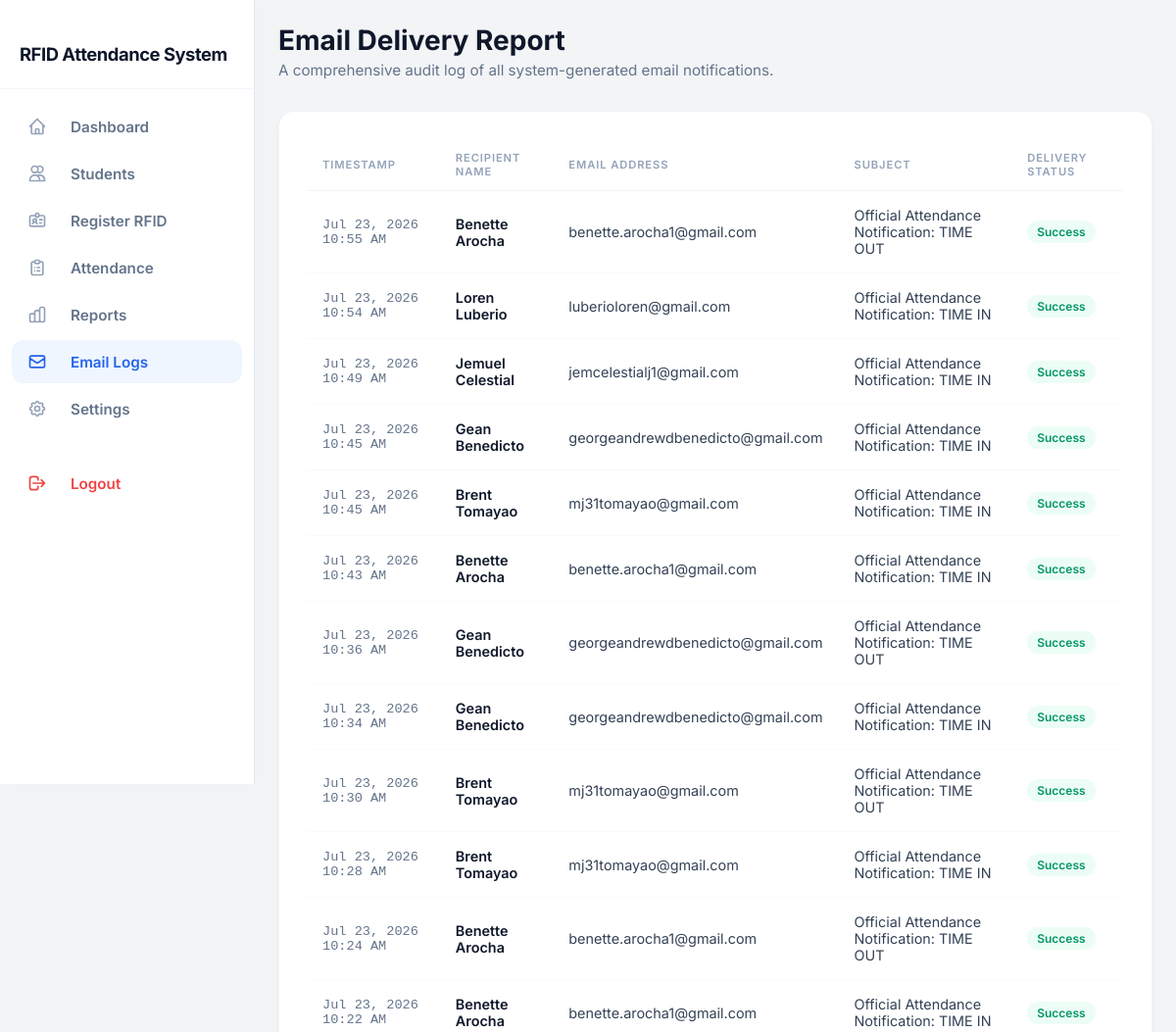
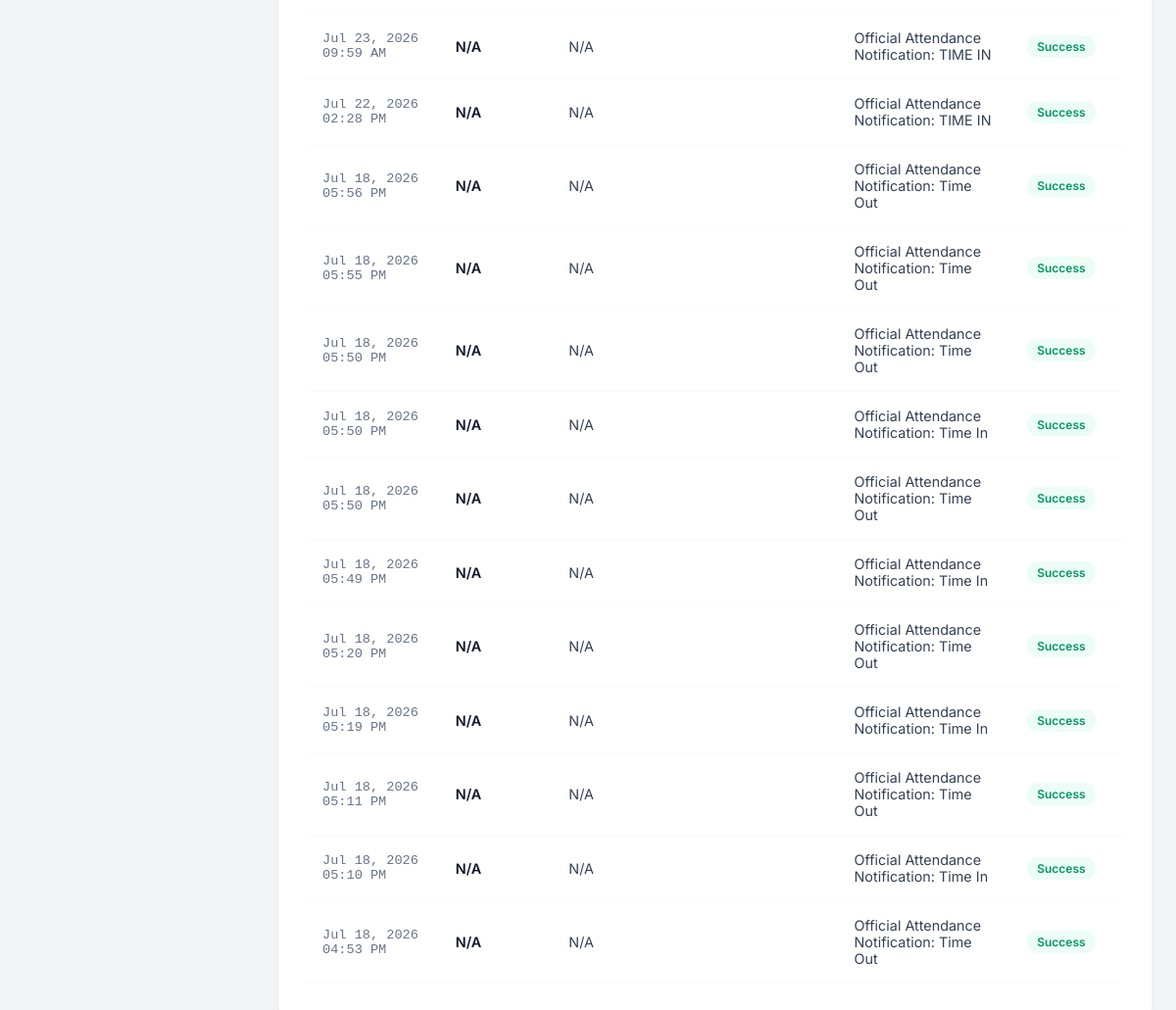
/admin/email_logs.php (signed in), run on the app's committed database (2 pictures, top to bottom).
### tables this page shows
CREATE TABLE `email_logs` (
  `id` int(11) NOT NULL,
  `student_id` int(11) NOT NULL,
  `email` varchar(100) DEFAULT NULL,
  `subject` varchar(255) NOT NULL,
  `message` text NOT NULL,
  `status` varchar(20) NOT NULL,
  `created_at` timestamp NOT NULL DEFAULT current_timestamp()
);

CREATE TABLE `students` (
  `id` int(11) NOT NULL,
  `student_id` varchar(30) NOT NULL,
  `fullname` varchar(150) NOT NULL,
  `course` varchar(100) DEFAULT NULL,
  `year` varchar(20) DEFAULT NULL,
  `section` varchar(20) DEFAULT NULL,
  `phone` varchar(20) DEFAULT NULL,
  `email` varchar(255) DEFAULT NULL,
  `rfid_uid` varchar(50) DEFAULT NULL,
  `photo` varchar(255) DEFAULT NULL,
  `created_at` timestamp NOT NULL DEFAULT current_timestamp()
);

### includes/functions.php (called while the page is built, shortened)
<?php
function h(mixed $value): string {
    return htmlspecialchars($value ?? '', ENT_QUOTES, 'UTF-8');
}

### admin/email_logs.php (the view, shortened to what this page needs)
<?php
require_once '../includes/functions.php';
global $conn;
$sql = "
    SELECT e.created_at, s.fullname, s.email, e.subject, e.status
    FROM email_logs e
    LEFT JOIN students s ON s.id = e.student_id
    ORDER BY e.created_at DESC
";
$result = mysqli_query($conn, $sql);
require_once '../includes/header.php';
require_once '../includes/sidebar.php';
?>
<div class="page-content">
    <div style="margin-bottom: 32px;">
        <h1 style="font-size: 1.75rem; font-weight: 700; color: var(--slate-900); margin: 0 0 4px 0;">Email Delivery Report</h1>
        <p style="color: var(--slate-500); font-size: 0.95rem; margin: 0;">A comprehensive audit log of all system-generated email notifications.</p>
    </div>
    <div class="clean-card">
        <div class="table-container">
            <table>
                <thead>
                    <tr>
                        <th>Timestamp</th>
                        <th>Recipient Name</th>
                        <th>Email Address</th>
                        <th>Subject</th>
                        <th>Delivery Status</th>
                    </tr>
                </thead>
                <tbody>
                    <?php while($row = mysqli_fetch_assoc($result)):
                        $statusClass = (strtolower($row['status']) === 'success') ? 'badge-success' : 'badge-failed';
                    ?>
                    <tr>
                        <td style="font-family: monospace; color: var(--slate-500); font-size: 0.85rem;">
                            <?= h(date('M d, Y h:i A', strtotime($row['created_at']))) ?>
                        </td>
                        <td style="font-weight: 600;">
                            <?= h($row['fullname'] ?? 'N/A') ?>
                        </td>
                        <td style="color: var(--slate-700);">
                            <?= h($row['email'] ?? 'N/A') ?>
                        </td>
                        <td style="color: var(--slate-700);">
                            <?= h($row['subject']) ?>
                        </td>
                        <td>
                            <span class="badge <?= $statusClass ?>"><?= h($row['status']) ?></span>
                        </td>
                    </tr>
                    <?php endwhile; ?>
                </tbody>
            </table>
        </div>
    </div>
</div>
<?php require_once '../includes/footer.php'; ?>

### assets/css/style.css (style rules this page uses)
:root { --primary: #4f46e5; --primary-dark: #4338ca; --success: #16a34a; --warning: #d97706; --danger: #dc2626; --bg: #f4f5fb; --card-bg: #ffffff; --text: #1f2937; --text-light: #6b7280; --border: #e5e7eb; --sidebar-bg: #1e1b4b; --sidebar-text: #c7d2fe; }
* { box-sizing: border-box; margin: 0; padding: 0; }
body { font-family: 'Segoe UI', Roboto, Arial, sans-serif; background: var(--bg); color: var(--text); }
table { width: 100%; border-collapse: collapse; font-size: 14px; }
th, td { text-align: left; padding: 10px 12px; border-bottom: 1px solid var(--border); }
th { color: var(--text-light); font-weight: 600; font-size: 12px; text-transform: uppercase; letter-spacing: 0.03em; }
.badge { padding: 3px 10px; border-radius: 20px; font-size: 12px; font-weight: 600; display: inline-block; }
.badge-success { background: #dcfce7; color: #166534; }

### includes/header.php (style rules this page uses)
body, html { margin: 0; padding: 0; overflow-x: hidden; font-family: 'Inter', sans-serif; background-color: #f3f4f6; }

### includes/sidebar.php (style rules this page uses)
:root { --slate-50: #f8fafc; --slate-100: #f1f5f9; --slate-200: #e2e8f0; --slate-300: #cbd5e1; --slate-400: #94a3b8; --slate-500: #64748b; --slate-700: #334155; --slate-800: #1e293b; --slate-900: #0f172a; --blue-500: #3b82f6; --blue-600: #2563eb; --red-500: #ef4444; }

### admin/email_logs.php (style rules this page uses)
:root { --slate-50: #f8fafc; --slate-100: #f1f5f9; --slate-200: #e2e8f0; --slate-300: #cbd5e1; --slate-400: #94a3b8; --slate-500: #64748b; --slate-700: #334155; --slate-800: #1e293b; --slate-900: #0f172a; --blue-500: #3b82f6; --blue-600: #2563eb; --emerald-600: #059669; --red-600: #dc2626; }
*, *::before, *::after { box-sizing: border-box; }
.page-content { flex: 1; min-width: 0; width: 100%; padding: 24px; display: flex; flex-direction: column; max-width: 1200px; margin: 0 auto; }
.clean-card { background: #ffffff; border-radius: 16px; padding: 28px; border: 1px solid var(--slate-100); box-shadow: 0 1px 3px rgba(0,0,0,0.04), 0 10px 20px -5px rgba(0,0,0,0.03); min-width: 0; }
.table-container { width: 100%; overflow-x: auto; padding-bottom: 12px; }
table { width: 100%; border-collapse: collapse; min-width: 700px; }
th { padding: 12px 16px; text-align: left; color: var(--slate-400); font-size: 0.7rem; text-transform: uppercase; letter-spacing: 0.08em; border-bottom: 1px solid var(--slate-100); font-weight: 600; }
td { padding: 16px; border-bottom: 1px solid var(--slate-50); color: var(--slate-900); font-size: 0.9rem; vertical-align: middle; }
.badge { display: inline-flex; align-items: center; padding: 4px 10px; border-radius: 9999px; font-size: 0.75rem; font-weight: 600; }
.badge-success { background: #ecfdf5; color: var(--emerald-600); }

### data on the page
email_logs: created_at "Jul 23, 2026 10:55 AM", student.fullname "Benette Arocha", student.email "benette.arocha1@gmail.com", subject "Official Attendance Notification: TIME OUT", status "Success"
email_logs: created_at "Jul 23, 2026 10:54 AM", student.fullname "Loren Luberio", student.email "luberioloren@gmail.com", subject "Official Attendance Notification: TIME IN", status "Success"
email_logs: created_at "Jul 23, 2026 10:49 AM", student.fullname "Jemuel Celestial", student.email "jemcelestialj1@gmail.com", subject "Official Attendance Notification: TIME IN", status "Success"
email_logs: created_at "Jul 23, 2026 10:45 AM", student.fullname "Gean Benedicto", student.email "georgeandrewdbenedicto@gmail.com", subject "Official Attendance Notification: TIME IN", status "Success"
email_logs: created_at "Jul 23, 2026 10:45 AM", student.fullname "Brent Tomayao", student.email "mj31tomayao@gmail.com", subject "Official Attendance Notification: TIME IN", status "Success"
email_logs: created_at "Jul 23, 2026 10:43 AM", student.fullname "Benette Arocha", student.email "benette.arocha1@gmail.com", subject "Official Attendance Notification: TIME IN", status "Success"
email_logs: created_at "Jul 23, 2026 10:36 AM", student.fullname "Gean Benedicto", student.email "georgeandrewdbenedicto@gmail.com", subject "Official Attendance Notification: TIME OUT", status "Success"
email_logs: created_at "Jul 23, 2026 10:34 AM", student.fullname "Gean Benedicto", student.email "georgeandrewdbenedicto@gmail.com", subject "Official Attendance Notification: TIME IN", status "Success"
email_logs: created_at "Jul 23, 2026 10:30 AM", student.fullname "Brent Tomayao", student.email "mj31tomayao@gmail.com", subject "Official Attendance Notification: TIME OUT", status "Success"
email_logs: created_at "Jul 23, 2026 10:28 AM", student.fullname "Brent Tomayao", student.email "mj31tomayao@gmail.com", subject "Official Attendance Notification: TIME IN", status "Success"
email_logs: created_at "Jul 23, 2026 10:24 AM", student.fullname "Benette Arocha", student.email "benette.arocha1@gmail.com", subject "Official Attendance Notification: TIME OUT", status "Success"
email_logs: created_at "Jul 23, 2026 10:22 AM", student.fullname "Benette Arocha", student.email "benette.arocha1@gmail.com", subject "Official Attendance Notification: TIME IN", status "Success"
email_logs: created_at "Jul 23, 2026 09:59 AM", fullname "N/A", email "N/A", subject "Official Attendance Notification: TIME IN", status "Success"
email_logs: created_at "Jul 22, 2026 02:28 PM", fullname "N/A", email "N/A", subject "Official Attendance Notification: TIME IN", status "Success"
email_logs: created_at "Jul 18, 2026 05:56 PM", fullname "N/A", email "N/A", subject "Official Attendance Notification: Time Out", status "Success"
email_logs: created_at "Jul 18, 2026 05:55 PM", fullname "N/A", email "N/A", subject "Official Attendance Notification: Time Out", status "Success"
email_logs: created_at "Jul 18, 2026 05:50 PM", fullname "N/A", email "N/A", subject "Official Attendance Notification: Time Out", status "Success"
email_logs: created_at "Jul 18, 2026 05:50 PM", fullname "N/A", email "N/A", subject "Official Attendance Notification: Time In", status "Success"
email_logs: created_at "Jul 18, 2026 05:50 PM", fullname "N/A", email "N/A", subject "Official Attendance Notification: Time Out", status "Success"
email_logs: created_at "Jul 18, 2026 05:49 PM", fullname "N/A", email "N/A", subject "Official Attendance Notification: Time In", status "Success"
email_logs: created_at "Jul 18, 2026 05:20 PM", fullname "N/A", email "N/A", subject "Official Attendance Notification: Time Out", status "Success"
email_logs: created_at "Jul 18, 2026 05:19 PM", fullname "N/A", email "N/A", subject "Official Attendance Notification: Time In", status "Success"
email_logs: created_at "Jul 18, 2026 05:11 PM", fullname "N/A", email "N/A", subject "Official Attendance Notification: Time Out", status "Success"
email_logs: created_at "Jul 18, 2026 05:10 PM", fullname "N/A", email "N/A", subject "Official Attendance Notification: Time In", status "Success"
email_logs: created_at "Jul 18, 2026 04:53 PM", fullname "N/A", email "N/A", subject "Official Attendance Notification: Time Out", status "Success"
